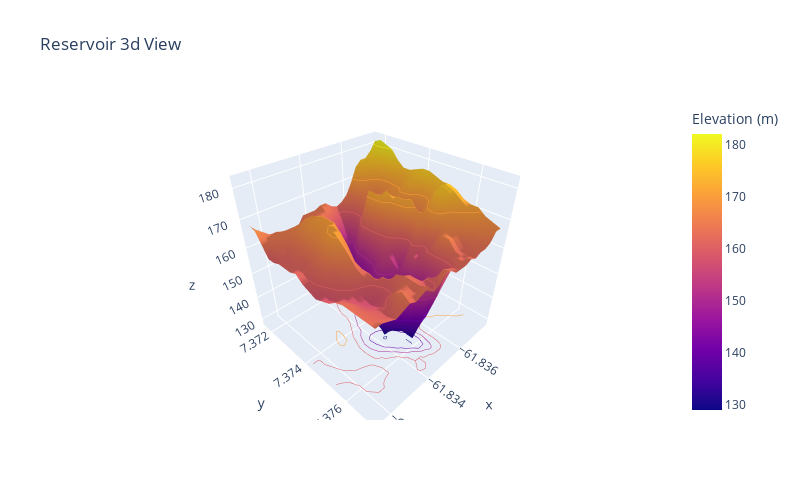

Notebook code cell kept with this figure:
### Markdown cell above
interactive 3d view

### Code cell
fig = go.Figure(data=go.Surface(
    x=X,
    y=Y,
    z=band1,
    colorbar=dict(title="Elevation (m)")
    ))

fig.update_traces(contours_z=dict(show=True, usecolormap=True,
                                  highlightcolor="limegreen", project_z=True))
fig.update_layout(title='Reservoir 3d View', autosize=False,height=500,width=800)
fig.show()
fig.write_html(r"dataVisualHTML\dem3d.html")

### Figure 1 — Plotly figure (JSON) as saved in the notebook; plotly's stock layout.template omitted (floating-point values rounded to 4 significant figures; data arrays with more than 128 entries replaced by an {"elided": "..."} marker saying what was removed)
{"data": [{"colorbar": {"title": {"text": "Elevation (m)"}}, "contours": {"z": {"highlightcolor": "limegreen", "project": {"z": true}, "show": true, "usecolormap": true}}, "type": "surface", "x": {"elided": "20x23 float values"}, "y": {"elided": "20x23 float values"}, "z": {"elided": "20x23 int values"}}], "layout": {"autosize": false, "height": 500, "title": {"text": "Reservoir 3d View"}, "width": 800}}
